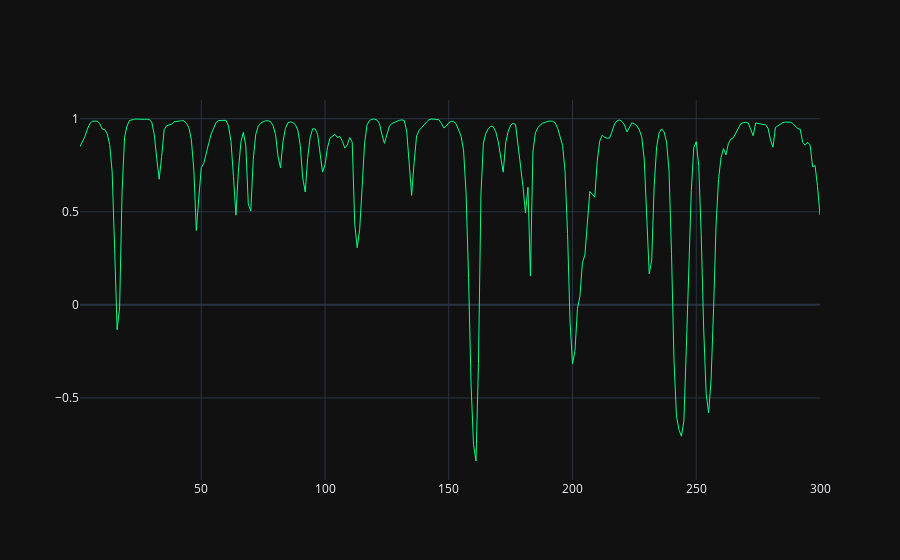

This figure's notebook cell:
### Code cell
windows_correlation = correlation.iloc[3000:3300]
index_num = np.arange(1, len(windows_correlation) + 1)
fig = go.Figure(data=[go.Scatter(
    x=index_num, 
    y=windows_correlation,
    mode='lines',
    name='corélation',
    line=dict(color='#00ff88', width=1)
)])
fig.show()

### Figure 1 — Plotly figure (JSON) as saved in the notebook; plotly's stock layout.template omitted (floating-point values rounded to 4 significant figures; data arrays with more than 128 entries replaced by an {"elided": "..."} marker saying what was removed)
{"data": [{"line": {"color": "#00ff88", "width": 1}, "mode": "lines", "name": "corélation", "type": "scatter", "x": {"elided": "300 int values"}, "y": {"elided": "300 float values"}}], "layout": {}}
